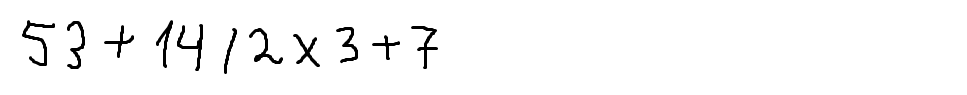
#> input picture EQUATION/input.png, 967 x 95 px
$ python -i Trim.py   (imports and definitions only)
#> lines starting #> are read from the running program, lines starting #| are printed output that depends on the picture
#> further down, picture is the input picture: shape (95, 967); min 0, max 255, mean 247.8
from PIL import Image
import numpy as np
from numpy import asarray
import cv2


def TrimImage(img):

    array = asarray(img)
    array = abs(array-255)
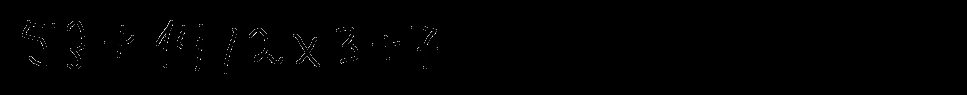
#> array: shape (95, 967); min 0, max 248, mean 1
    rows = array.sum(axis=0)
#> rows = 967 values, max 1025 at index 70, min 0 at index 0, mean 91.44
    columns = array.sum(axis=1)
#> columns = 95 values, max 3058 at index 37, min 0 at index 0, mean 930.8
    newsize = [0, 0, 45, 45]
    # img = Image.fromarray(array)
    # img.save('geek.png')
    k = 0
    for i in range(len(rows)):
        if rows[i] != 0 and newsize[0] == 0:
            newsize[0] = i
        elif rows[i] == 0 and newsize[0] != 0:
            newsize[2] = i
            break
#> this loop made 56 passes
#> after the loop, newsize = [22, 0, 55, 45]
    for i in range(len(columns)):
        if columns[i] != 0 and newsize[1] == 0:
            newsize[1] = i
        elif columns[i] == 0 and newsize[1] != 0:
            newsize[3] = i
            break
#> this loop made 75 passes
#> after the loop, newsize = [22, 20, 55, 74]
    # print(img)
    img = cv2.bitwise_not(img)
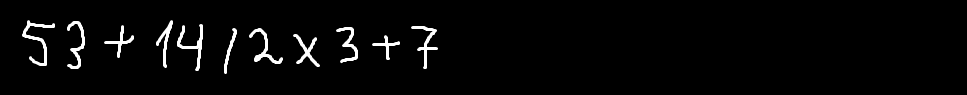
#> img: shape (95, 967); min 0, max 255, mean 7.2

    img = Image.fromarray(img)

    # [4 lines of commented-out code are left out]
    img = img.crop(newsize).resize([45, 45])
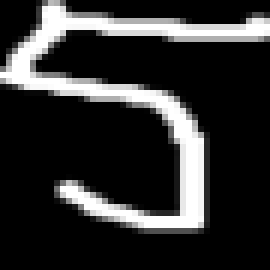
#> img: PIL image 45x45 L (shown 6 times larger); min 0, max 255, mean 47.3
    # img.show()
    return (img, newsize[0])

>>> import cv2
>>> picture = cv2.imread('input.png', cv2.IMREAD_GRAYSCALE)
>>> result = TrimImage(picture)
